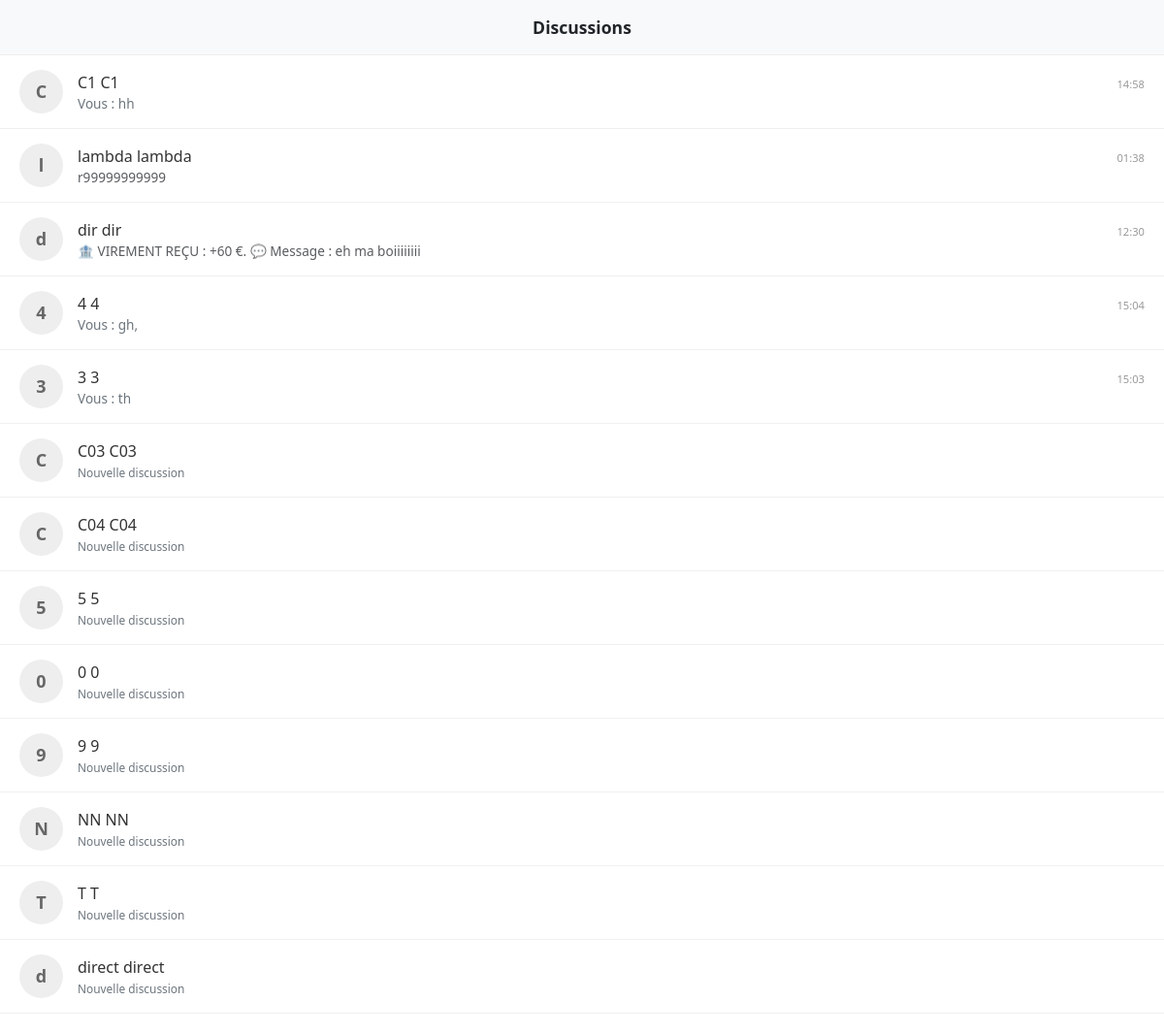
Screenshot of /phone/ (signed in) with the database file from the repository.
### myapp/models.py (models this page shows, shortened)
class Citoyen(models.Model):
    compte = models.OneToOneField(User, on_delete=models.SET_NULL, null=True, blank=True, related_name="profil_citoyen")
    ville = models.ForeignKey(Ville, on_delete=models.CASCADE, related_name="habitants")
    nom = models.CharField(max_length=50)
    prenom = models.CharField(max_length=50)
    age = models.IntegerField(default=18)
    lieu_travail = models.ForeignKey(Batiment, on_delete=models.SET_NULL, null=True, blank=True, related_name="employes")
    sante = models.IntegerField(default=100)
    bonheur = models.IntegerField(default=100)
    epargne = models.IntegerField(default=0) # Argent à la banque (à l'abri du vol et des impôts)
    lieu_vie = models.ForeignKey(
        Batiment,
        on_delete=models.SET_NULL,
        null=True,
        blank=True,
        related_name="locataires" # Pour faire batiment.locataires.all()
    )
    argent = models.IntegerField(default=0) # Porte-monnaie
    vehicule = models.BooleanField(default=False) # A-t-il une voiture ?
    est_en_prison = models.BooleanField(default=False)
    date_liberation = models.DateTimeField(null=True, blank=True)

class Message(models.Model):
    expediteur = models.ForeignKey(Citoyen, on_delete=models.CASCADE, related_name="messages_envoyes")
    destinataire = models.ForeignKey(Citoyen, on_delete=models.CASCADE, related_name="messages_recus")
    contenu = models.TextField()
    date_envoi = models.DateTimeField(auto_now_add=True)
    lu = models.BooleanField(default=False) # Pour gérer les notifications "non lu"

### myapp/views.py (the view)
# urls.py: path('phone/', views.telephone_index, name='phone_index'),
@login_required
def telephone_index(request):
    from .models import Message # Import de secours
    from django.utils import timezone # Pour gérer les dates
    import datetime
    moi = get_mon_profil(request.user)
    if not moi:
        return redirect('dashboard')
    ville = moi.ville
    autres_citoyens = Citoyen.objects.filter(ville=ville).exclude(id=moi.id)
    contacts_data = []
    for contact in autres_citoyens:
        last_msg = Message.objects.filter(
            (Q(expediteur=moi) & Q(destinataire=contact)) |
            (Q(expediteur=contact) & Q(destinataire=moi))
        ).order_by('-date_envoi').first()
        has_unread = Message.objects.filter(expediteur=contact, destinataire=moi, lu=False).exists()
        contacts_data.append({
            'citoyen': contact,
            'last_message': last_msg,
            'has_unread': has_unread
        })
    def get_sort_date(item):
        if item['last_message']:
            return item['last_message'].date_envoi
        else:
            return timezone.now() - datetime.timedelta(days=365*50) # Il y a 50 ans
    contacts_data.sort(key=get_sort_date, reverse=True)
    return render(request, 'phone/index.html', {'contacts_data': contacts_data})

### myapp/views.py (called while the page is built)
def get_mon_profil(user):
    try:
        return user.profil_citoyen
    except:
        if user.is_superuser:
            ville = Ville.objects.first()
            profil = Citoyen.objects.create(
                compte=user,
                ville=ville,
                prenom="Le",
                nom="Maire",
                age=45
            )
            return profil
    return None

### myapp/templates/phone/index.html (shortened to what this page needs)
<!DOCTYPE html>
<html lang="fr">
<head>
    <link href="https://cdn.jsdelivr.net/npm/bootstrap@5.3.0/dist/css/bootstrap.min.css" rel="stylesheet">
    <link rel="stylesheet" href="https://cdnjs.cloudflare.com/ajax/libs/font-awesome/6.0.0/css/all.min.css">
</head>
<body>
    <div class="app-container">
        <div class="phone-header">Discussions</div>
        <div class="phone-body">
            {% for item in contacts_data %}
                <a href="{% url 'telephone_chat' item.citoyen.id %}" class="contact-item {% if item.has_unread %}is-unread{% endif %}">
                    <div class="avatar">{{ item.citoyen.prenom|slice:":1" }}</div>
                    <div style="flex: 1; min-width: 0;">
                        <div class="d-flex justify-content-between align-items-baseline">
                            <span class="name">{{ item.citoyen.prenom }} {{ item.citoyen.nom }}</span>
                            {% if item.last_message %}
                                <span style="font-size: 0.7rem; color: #999;">{{ item.last_message.date_envoi|date:"H:i" }}</span>
                            {% endif %}
                        </div>
                        <div class="text-muted text-truncate" style="font-size: 0.85rem;">
                            {% if item.last_message %}
                                {% if item.last_message.expediteur == item.citoyen %}
                                    {{ item.last_message.contenu }}
                                {% else %}
                                    <span class="text-secondary">Vous : {{ item.last_message.contenu }}</span>
                                {% endif %}
                            {% else %}
                                <span class="text-secondary small">Nouvelle discussion</span>
                            {% endif %}
                        </div>
                    </div>
                </a>
            {% empty %}
                <div class="text-center mt-5 text-muted"><p>Aucun contact.</p></div>
            {% endfor %}
        </div>
    </div>
</body>
</html>

### myapp/templates/phone/index.html (style rules this page uses)
body, html { height: 100%; margin: 0; background-color: #fff; overflow: hidden; }
.app-container { display: flex; flex-direction: column; height: 100%; }
.phone-header { background: #f8f9fa; padding: 15px; border-bottom: 1px solid #eee; text-align: center; font-weight: 800; font-size: 1.1rem; flex: 0 0 auto; z-index: 10; }
.phone-body { flex: 1 1 auto; overflow-y: auto; padding-bottom: 20px; }
.contact-item { padding: 15px 20px; border-bottom: 1px solid #f0f0f0; display: flex; align-items: center; text-decoration: none; color: #333; transition: background 0.1s; }
.avatar { width: 45px; height: 45px; background: #eee; border-radius: 50%; display: flex; align-items: center; justify-content: center; margin-right: 15px; font-weight: bold; color: #666; font-size: 18px; }

### rows the page displays
Citoyen: citoyen.prenom "C", citoyen.prenom "C1", citoyen.nom "C1", last_message.date_envoi "14:58", last_message.contenu "hh"
Citoyen: citoyen.prenom "l", citoyen.prenom "lambda", citoyen.nom "lambda", last_message.date_envoi "01:38", last_message.contenu "r99999999999"
Citoyen: citoyen.prenom "d", citoyen.prenom "dir", citoyen.nom "dir", last_message.date_envoi "12:30", last_message.contenu "🏦 VIREMENT REÇU : +60 €. 💬 Message : eh ma boiiiiiiii"
Citoyen: citoyen.prenom "4", citoyen.nom "4", last_message.date_envoi "15:04", last_message.contenu "gh,"
Citoyen: citoyen.prenom "3", citoyen.nom "3", last_message.date_envoi "15:03", last_message.contenu "th"
Citoyen: citoyen.prenom "C", citoyen.prenom "C03", citoyen.nom "C03", shows "Nouvelle discussion"
Citoyen: citoyen.prenom "C", citoyen.prenom "C04", citoyen.nom "C04", shows "Nouvelle discussion"
Citoyen: citoyen.prenom "5", citoyen.nom "5", shows "Nouvelle discussion"
Citoyen: citoyen.prenom "0", citoyen.nom "0", shows "Nouvelle discussion"
Citoyen: citoyen.prenom "9", citoyen.nom "9", shows "Nouvelle discussion"
Citoyen: citoyen.prenom "N", citoyen.prenom "NN", citoyen.nom "NN", shows "Nouvelle discussion"
Citoyen: citoyen.prenom "T", citoyen.nom "T", shows "Nouvelle discussion"
Citoyen: citoyen.prenom "d", citoyen.prenom "direct", citoyen.nom "direct", shows "Nouvelle discussion"
